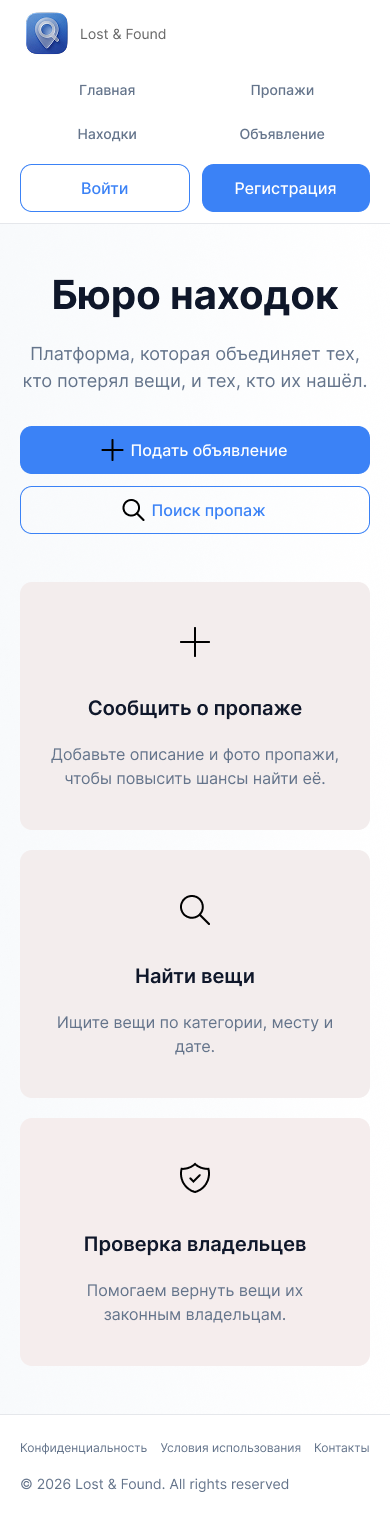
#> input picture lost_found/references/Home — Mobile.png, 390 x 1518 px, found by its file name; its folder holds 7 pictures in this run
$ python measure_mobile.py
#> lines starting #> are read from the running program, lines starting #| are printed output that depends on the picture
# -*- coding: utf-8 -*-
# Мобильные измерения (390px)
import os
from PIL import Image

d = r'C:\Users\User\Documents\lost_foubd\references'

def col(f, x, y0, y1, test, label):
#> called with f = 'Home — Mobile.png', x = 195, y0 = 400, y1 = 500, label = 'кнопка Подать'
    im = Image.open(os.path.join(d, f)).convert('RGB')
    ys = [y for y in range(y0, min(y1, im.height)) if test(im.getpixel((x, y)))]
#> ys = 44 values from 426 to 486
    if ys:
        print(f"{f[:22]:24s} x={x} {label}: y {ys[0]}..{ys[-1]} (h={ys[-1]-ys[0]+1})")
#| Home — Mobile.png        x=195 кнопка Подать: y 426..486 (h=61)

def row(f, y, x0, x1, test, label):
#> called with f = 'Home — Mobile.png', y = 447, x0 = 0, x1 = 390, label = 'кнопка Подать'
    im = Image.open(os.path.join(d, f)).convert('RGB')
    xs = [x for x in range(x0, min(x1, im.width)) if test(im.getpixel((x, y)))]
#> xs = 286 values from 20 to 369
    if xs:
        print(f"{f[:22]:24s} y={y} {label}: x {xs[0]}..{xs[-1]} (w={xs[-1]-xs[0]+1})")
#| Home — Mobile.png        y=447 кнопка Подать: x 20..369 (w=350)

blue = lambda c: c[2] > 200 and c[0] < 150
grey = lambda c: 200 <= c[0] <= 235 and abs(c[0]-c[2]) < 6
beige = lambda c: c[0] > 235 and c[2] < 247 and c[0]-c[2] > 3

# Home Mobile
col('Home — Mobile.png', 195, 400, 500, blue, 'кнопка Подать')
col('Home — Mobile.png', 195, 0, 80, blue, 'логотип')
row('Home — Mobile.png', 447, 0, 390, blue, 'кнопка Подать')
col('Home — Mobile.png', 60, 560, 1000, beige, 'карточка беж')
#| Home — Mobile.png        x=60 карточка беж: y 582..999 (h=418)
row('Home — Mobile.png', 700, 0, 390, beige, 'карточка беж')
#| Home — Mobile.png        y=700 карточка беж: x 20..369 (w=350)
col('Home — Mobile.png', 60, 140, 200, lambda c: sum(c) < 200, 'титул h1 тёмный')
col('Home — Mobile.png', 195, 495, 545, blue, 'кнопка поиск (рамка)')
#| Home — Mobile.png        x=195 кнопка поиск (рамка): y 511..533 (h=23)
# Lost Mobile
col('Lost Items — Mobile.png', 195, 420, 760, grey, 'картинка-заглушка')
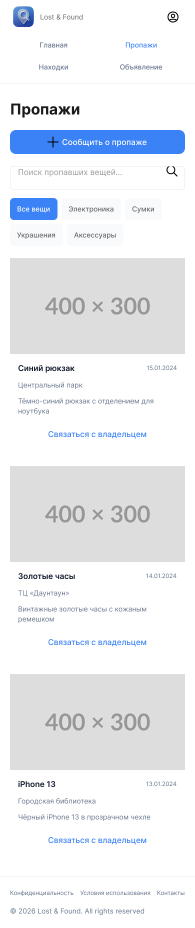
#> input picture lost_found/references/Lost Items — Mobile.png, 390 x 1856 px, found by its file name (shown at 1/2 size)
#> in col (call 6), `ys = [y for y in range(y0, min(y1, im.height)) if test(im.getpixel((x,..`: ys = 187 values from 467 to 707
#| Lost Items — Mobile.pn   x=195 картинка-заглушка: y 467..707 (h=241)
row('Lost Items — Mobile.png', 600, 0, 390, grey, 'картинка-заглушка')
#| Lost Items — Mobile.pn   y=600 картинка-заглушка: x 20..369 (w=350)
col('Lost Items — Mobile.png', 195, 250, 320, blue, 'кнопка Сообщить')
#| Lost Items — Mobile.pn   x=195 кнопка Сообщить: y 260..307 (h=48)
col('Lost Items — Mobile.png', 30, 140, 220, lambda c: sum(c) < 200, 'h1 Пропажи')
#| Lost Items — Mobile.pn   x=30 h1 Пропажи: y 207..210 (h=4)
# Signup Mobile
col('Signup — Mobile.png', 195, 180, 260, lambda c: sum(c) < 220, 'титул')
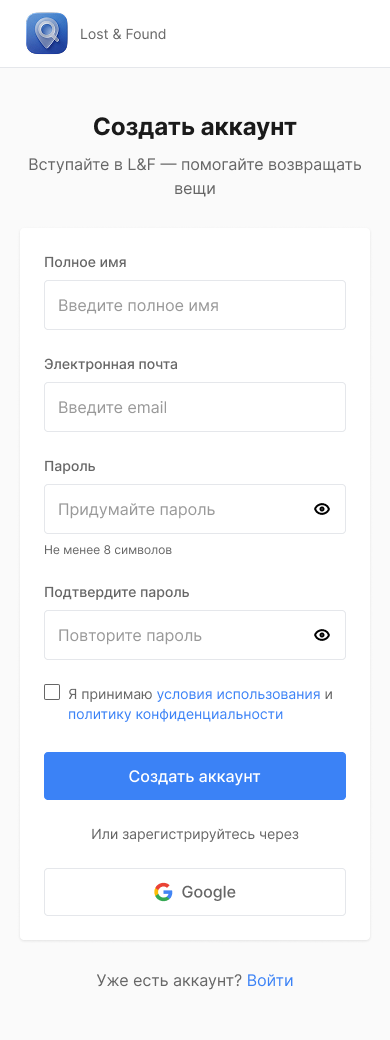
#> input picture lost_found/references/Signup — Mobile.png, 390 x 1040 px, found by its file name
#> in col (call 9), `ys = [y for y in range(y0, min(y1, im.height)) if test(im.getpixel((x,..`: ys = []
# Footer mobile Home
col('Home — Mobile.png', 30, 1430, 1518, lambda c: sum(c) < 740, 'футер текст')
#| Home — Mobile.png        x=30 футер текст: y 1445..1487 (h=43)
# header border mobile
im = Image.open(os.path.join(d, 'Lost Items — Mobile.png')).convert('RGB')
ys = [y for y in range(140, 190) if sum(im.getpixel((195, y))) < 750]
#> ys = [167]
print('Lost Mobile: линия под меню y:', ys)
#| Lost Mobile: линия под меню y: [167]
ys2 = [y for y in range(60, 80) if sum(im.getpixel((195, y))) < 755]
#> ys2 = []
print('Lost Mobile: линия под шапкой y:', ys2)
#| Lost Mobile: линия под шапкой y: []
